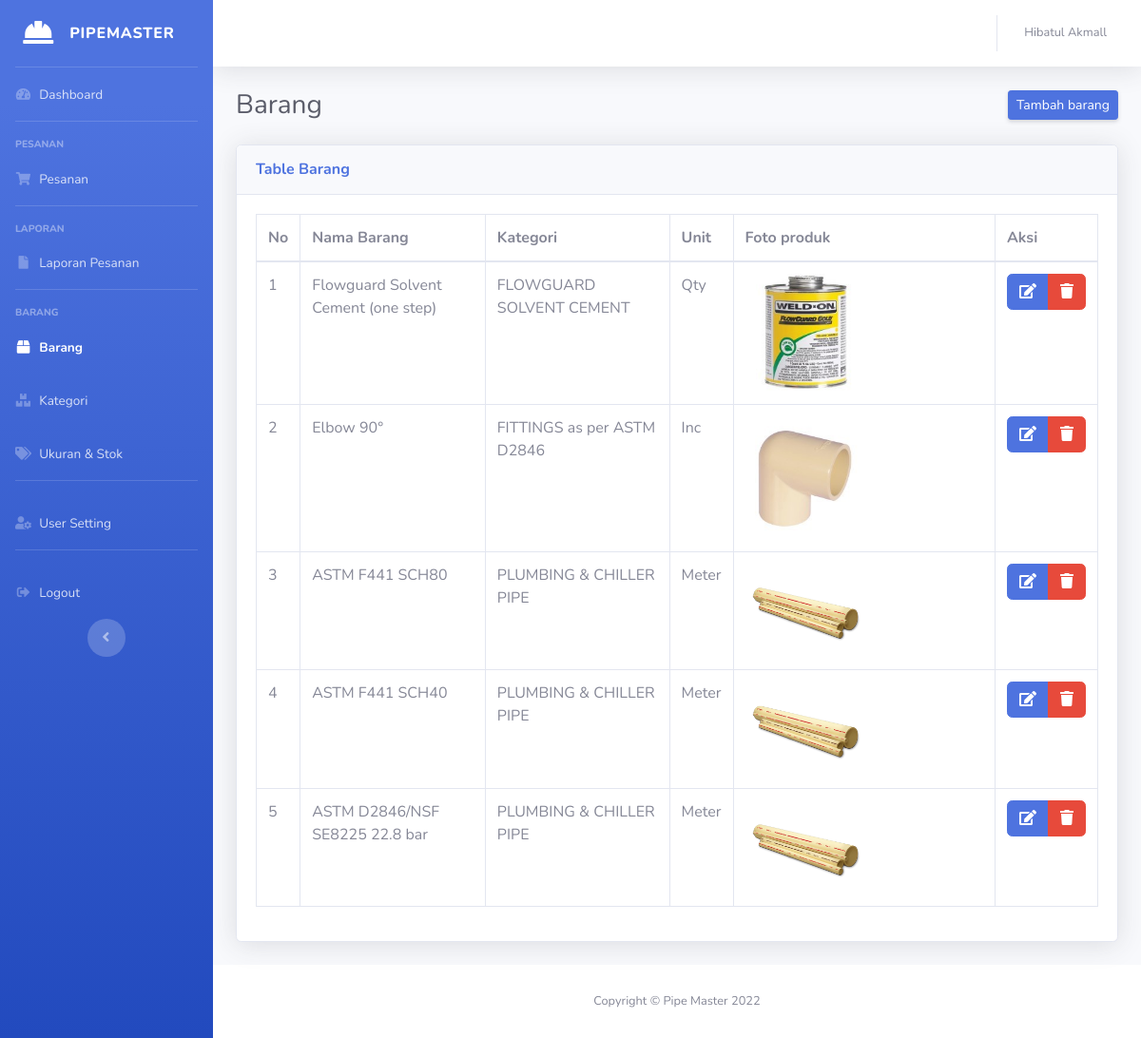
/admin/barang.php (signed in), run on the app's committed database.
### tables this page shows
CREATE TABLE `tb_user` (
  `id_user` int(11) NOT NULL,
  `nama` varchar(100) NOT NULL,
  `email` varchar(225) NOT NULL,
  `telp` varchar(100) NOT NULL,
  `password` varchar(225) NOT NULL,
  `id_level` int(11) NOT NULL COMMENT '1 = admin, 2 = user'
);

CREATE TABLE `tb_barang` (
  `id_barang` int(11) NOT NULL,
  `nama_barang` varchar(100) NOT NULL,
  `id_kategori` int(11) NOT NULL,
  `unit` varchar(30) NOT NULL,
  `foto_barang` varchar(225) NOT NULL
);

CREATE TABLE `tb_kategori` (
  `id_kategori` int(11) NOT NULL,
  `nama_kategori` varchar(100) NOT NULL,
  `foto_kategori` varchar(225) NOT NULL
);

### admin/barang.php (the view, shortened to what this page needs)
<?php
include('../koneksi.php');
if (isset($_SESSION['email'])) {
    $email = $_SESSION['email'];
    $sql = "SELECT * FROM `tb_user` WHERE `email` = '$email'";
    $result = $koneksi->query($sql);
    while ($row = $result->fetch_assoc()) {
        $nama = $row['nama'];
    }
}
?>
<!DOCTYPE html>
<html lang="en">
<head>
    <link href="vendor/fontawesome-free/css/all.min.css" rel="stylesheet" type="text/css">
    <link href="css/sb-admin-2.min.css" rel="stylesheet">
    <link href="vendor/datatables/dataTables.bootstrap4.min.css" rel="stylesheet">
</head>
<body id="page-top">
    <div id="wrapper">
        <ul class="navbar-nav bg-gradient-primary sidebar sidebar-dark accordion" id="accordionSidebar">
            <a class="sidebar-brand d-flex align-items-center justify-content-center" href="index.php">
                <div class="sidebar-brand-icon">
                    <i class="fas fa-hard-hat"></i>
                </div>
                <div class="sidebar-brand-text mx-3">Pipemaster</div>
            </a>
            <hr class="sidebar-divider my-0">
            <li class="nav-item ">
                <a class="nav-link" href="index.php">
                    <i class="fas fa-fw fa-tachometer-alt"></i>
                    <span>Dashboard</span>
                </a>
            </li>
            <hr class="sidebar-divider">
            <div class="sidebar-heading">
                Pesanan
            </div>
            <li class="nav-item">
                <a class="nav-link" href="pesanan.php">
                    <i class="fas fa-fw fa-shopping-cart"></i>
                    <span>Pesanan</span>
                </a>
            </li>
            <hr class="sidebar-divider">
            <div class="sidebar-heading">
                Laporan
            </div>
            <li class="nav-item">
                <a class="nav-link" href="laporan.php">
                    <i class="fas fa-fw fa-file"></i>
                    <span>Laporan Pesanan</span>
                </a>
            </li>
            <hr class="sidebar-divider">
            <div class="sidebar-heading">
                Barang
            </div>
            <li class="nav-item active">
                <a class="nav-link" href="barang.php">
                    <i class="fas fa-fw fa-box"></i>
                    <span>Barang</span>
                </a>
            </li>
            <li class="nav-item">
                <a class="nav-link" href="kategori.php">
                    <i class="fas fa-fw fa-boxes"></i>
                    <span>Kategori</span>
                </a>
            </li>
            <li class="nav-item">
                <a class="nav-link" href="ukuran.php">
                    <i class="fas fa-fw fa-tags"></i>
                    <span>Ukuran & Stok
                    </span>
                </a>
            </li>
            <hr class="sidebar-divider d-none d-md-block">
            <li class="nav-item">
                <a class="nav-link" href="setting.php">
                    <i class="fas fa-fw fa-user-cog"></i>
                    <span>User Setting
                    </span>
                </a>
            </li>
            <hr class="sidebar-divider d-none d-md-block">
            <li class="nav-item">
                <a class="nav-link" href="../login/logout.php">
                    <i class="fas fa-fw fa-sign-out-alt"></i>
                    <span>Logout</span>
                </a>
            </li>
            <div class="text-center d-none d-md-inline">
                <button class="rounded-circle border-0" id="sidebarToggle"></button>
            </div>
        </ul>
        <div id="content-wrapper" class="d-flex flex-column">
            <div id="content">
                <nav class="navbar navbar-expand navbar-light bg-white topbar mb-4 static-top shadow">
                    <ul class="navbar-nav ml-auto">
                        <li class="nav-item dropdown no-arrow">
                            <a class="nav-link dropdown-toggle" href="#" id="userDropdown" role="button" data-toggle="dropdown" aria-haspopup="true" aria-expanded="false">
                                <span class="mr-2 d-none d-lg-inline text-gray-600 small"><?= $nama; ?></span>
                            </a>
                        </li>
                    </ul>
                </nav>
                <div class="container-fluid">
                    <div class="d-sm-flex align-items-center justify-content-between mb-4">
                        <h1 class="h3 mb-0 text-gray-800">Barang</h1>
                        <a href="tambah_barang.php" class="d-sm-inline-block btn btn-sm btn-primary shadow-sm">Tambah barang</a>
                    </div>
                    <div class="card shadow mb-4">
                        <div class="card-header py-3">
                            <h6 class="m-0 font-weight-bold text-primary">Table Barang</h6>
                        </div>
                        <div class="card-body">
                            <div class="table-responsive">
                                <table class="table table-bordered" id="dataTable" width="100%" cellspacing="0">
                                    <thead>
                                        <tr>
                                            <th>No</th>
                                            <th>Nama Barang</th>
                                            <th>Kategori</th>
                                            <th>Unit</th>
                                            <th>Foto produk</th>
                                            <th>Aksi</th>
                                        </tr>
                                    </thead>
                                    <tbody>
                                        <?php
                                        include('../koneksi.php');
                                        $query = mysqli_query($koneksi, "SELECT * FROM `tb_barang` INNER JOIN tb_kategori ON tb_kategori.id_kategori = tb_barang.id_kategori ORDER BY tb_barang.id_barang DESC;
                                        ");
                                        $no = 1;
                                        while ($data = mysqli_fetch_array($query)) {
                                        ?>
                                            <tr>
                                                <td><?= $no++; ?></td>
                                                <td><?= $data['nama_barang']; ?></td>
                                                <td><?= $data['nama_kategori']; ?></td>
                                                <td><?= $data['unit']; ?></td>
                                                <td><img src="img/barang/<?= $data['foto_barang']; ?>" class="img-fluid" width="50%"></td>
                                                <td>
                                                    <div class="btn-group" role="group" aria-label="Basic example">
                                                        <a href="edit_barang.php?id_barang=<?= $data['id_barang']; ?>" class="btn btn-primary"><i class="fas fa-edit"></i></a>
                                                        <a href="hapus_barang.php?id_barang=<?= $data['id_barang']; ?>" onclick="return confirm('Bila anda menghapus barang , Anda akan menghapus semua data di ukuran dan stok')" class="btn btn-danger"><i class="fas fa-trash"></i></a>
                                                    </div>
                                                </td>
                                            </tr>
                                        <?php } ?>
                                    </tbody>
                                </table>
                            </div>
                        </div>
                    </div>
                </div>
            </div>
            <footer class="sticky-footer bg-white">
                <div class="container my-auto">
                    <div class="copyright text-center my-auto">
                        <span>Copyright &copy; Pipe Master <?= date('Y') ?></span>
                    </div>
                </div>
            </footer>
        </div>
    </div>
</body>
</html>

### data on the page
tb_user: nama "Hibatul Akmall"
tb_barang: nama_barang "Flowguard Solvent Cement (one step)", id_kategori.nama_kategori "FLOWGUARD SOLVENT CEMENT", unit "Qty", foto_barang (picture)
tb_barang: nama_barang "Elbow 90°", id_kategori.nama_kategori "FITTINGS as per ASTM D2846", unit "Inc", foto_barang (picture)
tb_barang: nama_barang "ASTM F441 SCH80", id_kategori.nama_kategori "PLUMBING & CHILLER PIPE", unit "Meter", foto_barang (picture)
tb_barang: nama_barang "ASTM F441 SCH40", id_kategori.nama_kategori "PLUMBING & CHILLER PIPE", unit "Meter", foto_barang (picture)
tb_barang: nama_barang "ASTM D2846/NSF SE8225 22.8 bar", id_kategori.nama_kategori "PLUMBING & CHILLER PIPE", unit "Meter", foto_barang (picture)
